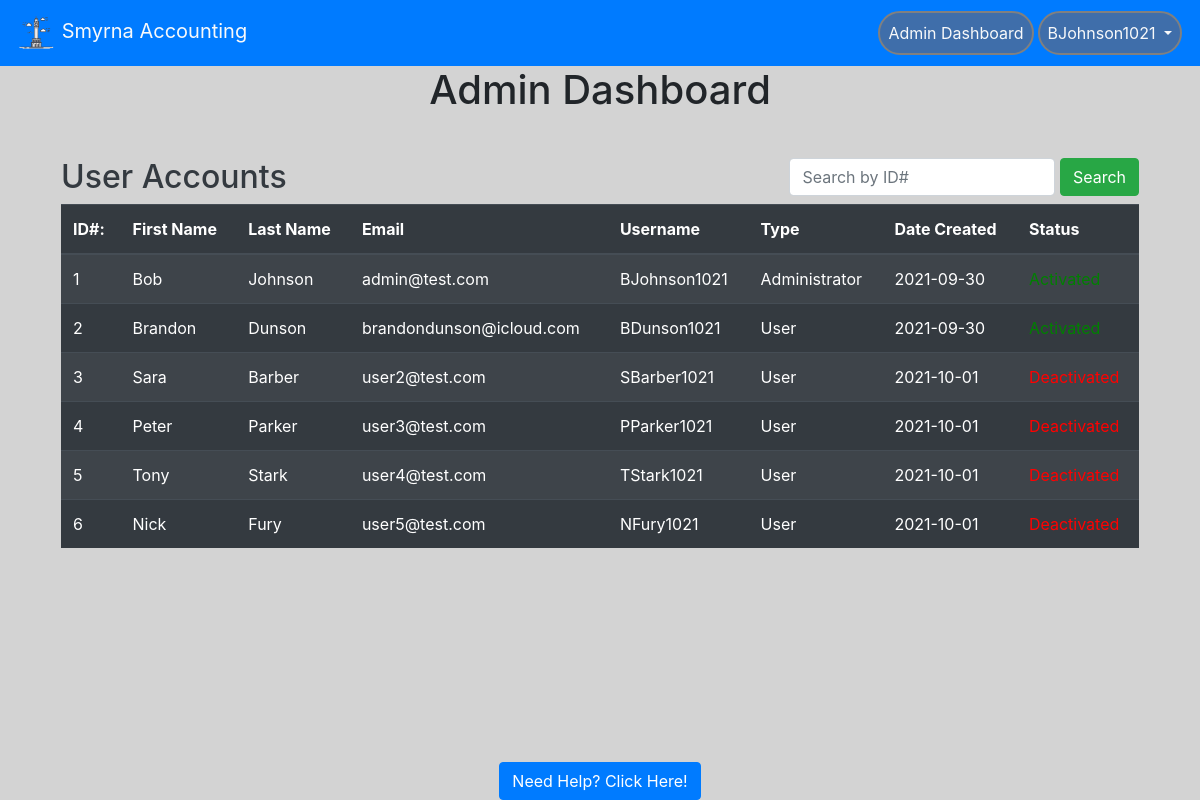
/adminPortal (signed in), run on an earlier commit of the app's database.
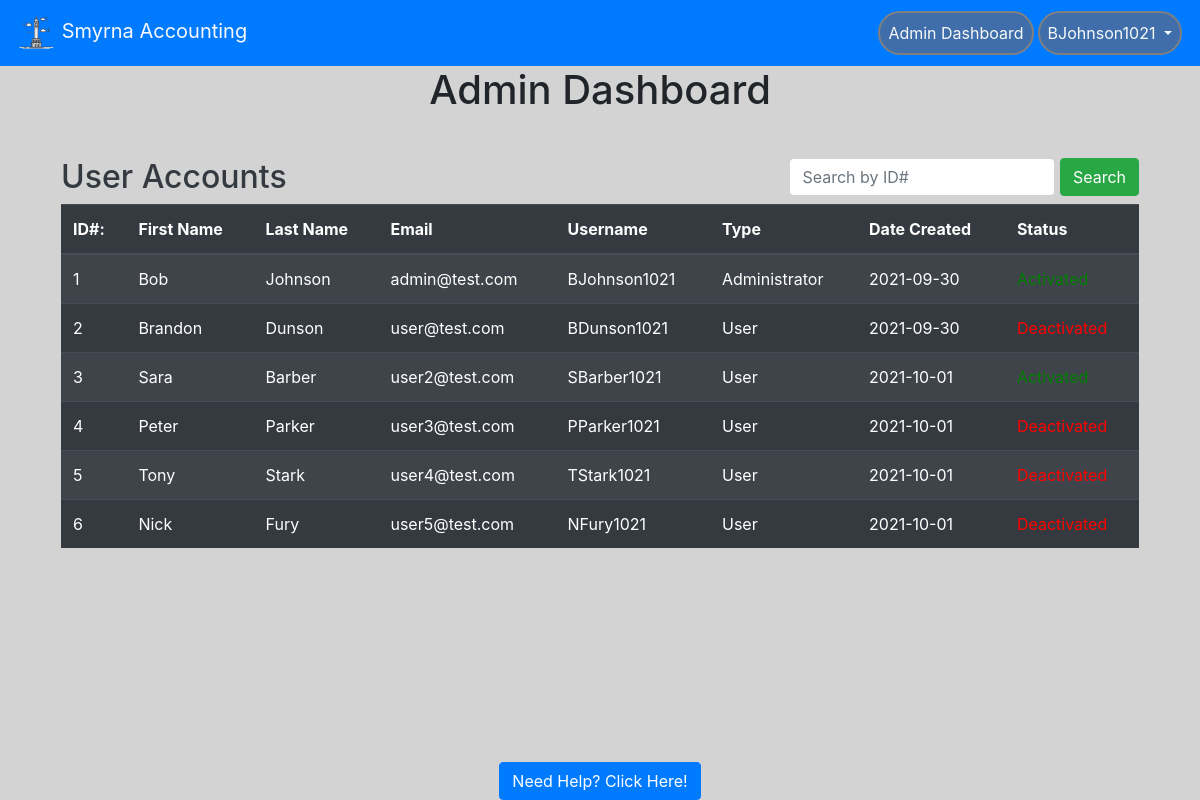
And on a later commit of the database.
### website/models.py (models this page shows, shortened)
class User(db.Model, UserMixin):
    id = db.Column(db.Integer, primary_key=True) #unique identifier
    email = db.Column(db.String(150), unique = True)
    password = db.Column(db.String(150))
    oldPassword = db.Column(db.String(150))
    firstName = db.Column(db.String(150))
    lastName = db.Column(db.String(150))
    userName = db.Column(db.String(150))
    hasAdmin = db.Column(db.Boolean, default = False)
    hasMan = db.Column(db.Boolean, default = False)
    status = db.Column(db.Boolean, default = False)
    creationDate = db.Column(db.Date())
    accounts = db.relationship("Account", backref="parent")
    """
    def password_expire():
        # put DB column here. SELECT password_exp FROM tablename WHERE id = userID
        password_origin = datetime.now() + timedelta(days=365)
        password_exp = datetime.now()
        password_notification = password_origin - timedelta(days=3)
    """

### website/auth.py (the view)
@auth.route('/adminPortal', methods=['GET', 'POST'])
@login_required
def adminPort():
    if request.method == 'POST':
        global SEARCHID
        SEARCHID = request.form.get('searchBar')
        if len(SEARCHID) < 1:
            flash('Search field can not be blank.', category='error')
            return redirect(url_for('auth.adminPort'))
        else:
            return redirect(url_for('auth.accountOverview'))
    else:
        if current_user.hasAdmin:
            return render_template('adminPortal.html',
                                   user=current_user, query=User.query.all())
        else:
            flash('You do not have access to this page.', category='error')
            return redirect(url_for('views.home'))

### website/__init__.py (called while the page is built)
def create_app():
    app = Flask(__name__)
    app.config['SECRET_KEY'] = 'this is the secret key'
    app.config['SQLALCHEMY_DATABASE_URI'] = f'sqlite:///{DB_NAME}'
    db.init_app(app)
    app.config['MAIL_SERVER'] = 'smtp.gmail.com'
    app.config['MAIL_PORT'] = 465
    app.config['MAIL_USE_SSL'] = True
    app.config['MAIL_USERNAME'] = 'brandondunson15@gmail.com'
    app.config['MAIL_PASSWORD'] = 'Panopticon0987!@'
    mail.init_app(app)
    from .views import views
    from .auth import auth
    app.register_blueprint(views, url_prefix='/')
    app.register_blueprint(auth, url_prefix='/')
    from .models import User
    create_database(app)
    login_manager = LoginManager()
    login_manager.login_view = 'auth.login'
    login_manager.init_app(app)
    @login_manager.user_loader
    def load_user(id):
        return User.query.get(int(id))
    return app

### website/templates/adminPortal.html (shortened to what this page needs)
{% extends "base.html" %} {% block title %} Admin Portal {% endblock %} {%block
content%}
<h1 class="text-center">Admin Dashboard</h1>
<br />
<div class="container-fluid px-3 py-1 pb-4">
    <form class="form-inline" method="POST">
      <h2 class="text-dark pt-2">User Accounts</h2>
        <div class="ml-auto">
          <input type="search" name="searchBar" class="form-control pr-1" placeholder="Search by ID#"
            list = "userData" />
            <button class="btn btn-success" type="submit">Search</button>
        </div>
    </form>
  <div>
    <table class="table table-striped table-dark">
      <thead style="position: sticky;">
        <tr>
          <th>ID#:</th>
          <th>First Name</th>
          <th>Last Name</th>
          <th>Email</th>
          <th>Username</th>
          <th>Type</th>
          <th>Date Created</th>
          <th>Status</th>
        </tr>
      </thead>
      <tbody style="overflow-y: scroll;">
        {% for user in query %}
        <tr>
          <td>{{user.id}}</td>
          <td>{{user.firstName}}</td>
          <td>{{user.lastName}}</td>
          <td>{{user.email}}</td>
          <td>{{user.userName}}</td>
          {% if user.hasAdmin%}
          <td>Administrator</td>
          {% elif user.hasMan %}
          <td>Manager</td>
          {% else %}
          <td>User</td>
          {% endif %}
          <td>{{user.creationDate}}</td>
          {% if user.status %}
          <td style="color: green">Activated</td>
          {% else %}
          <td style="color: red">Deactivated</td>
          {% endif %}
        </tr>
        {% endfor %}
      </tbody>
    </table>
  </div>
  <br>
</div>
{% endblock %}

### website/templates/base.html (shortened to what this page needs)
<!DOCTYPE html>
<html>
<head>
    <meat name="viewport" content="width=device-width, initial-scale=1" />
    <link rel="stylesheet" href="https://stackpath.bootstrapcdn.com/bootstrap/4.4.1/css/bootstrap.min.css"
 />
    <link rel="stylesheet" href="https://stackpath.bootstrapcdn.com/font-awesome/4.7.0/css/font-awesome.min.css"
 />
</head>
<body style="background-color: lightgrey">
    <nav class="navbar navbar-expand-lg navbar-dark bg-primary sticky-top">
        <a class = "navbar-brand text-light" href='/'>
            <img src="static/logo.png" width="40" height="40" atl="">
            Smyrna Accounting
        </a>
        <div class = "collapse navbar-collapse" id="navbar">
            <ul class = "navbar-nav ml-auto">
                {% if user.is_authenticated %}
                {% if user.hasAdmin %}
                <li class = "nav-item">
                    <a class = "nav-link text-light text-center" id = "adminPort" href="/adminPortal">Admin Dashboard</a>
                </li>
                {% endif %}
                <li class="nav-item dropdown">
                    <a class = "nav-link dropdown-toggle text-light text-center" id = "" data-toggle = "dropdown" aria-haspopup="true" aria-expanded="false">
                        {{ user.userName }}
                    </a>
                </li>
                {% else %}
                <a class = "nav-item nav-link text-light" id = "login" href="/login">Login</a>
                {% endif %}
            </ul>
        </div>
    </nav>
    <div class= "container">
        {%block content%}
        {% endblock %}
    </div>
</body>
<div class="footer" style="background-color: lightgray;">
    <a href="/help" class="btn btn-primary">Need Help? Click Here!</a>
</div>
</html>

### website/templates/base.html (style rules this page uses)
.footer { position: fixed; left: 0; bottom: 0; width: 100%; background-color: Blue; text-align: center; }
li.nav-item { border: 2px solid grey; margin: 2px; border-radius: 25px; background-color: rgb(63, 110, 170); }

What changed in the data, as far as the page shows it:
changed User "Brandon": email "brandondunson@icloud.com" → "user@test.com"; now shows "Deactivated"
changed User "Sara": status False → True (drawn)
